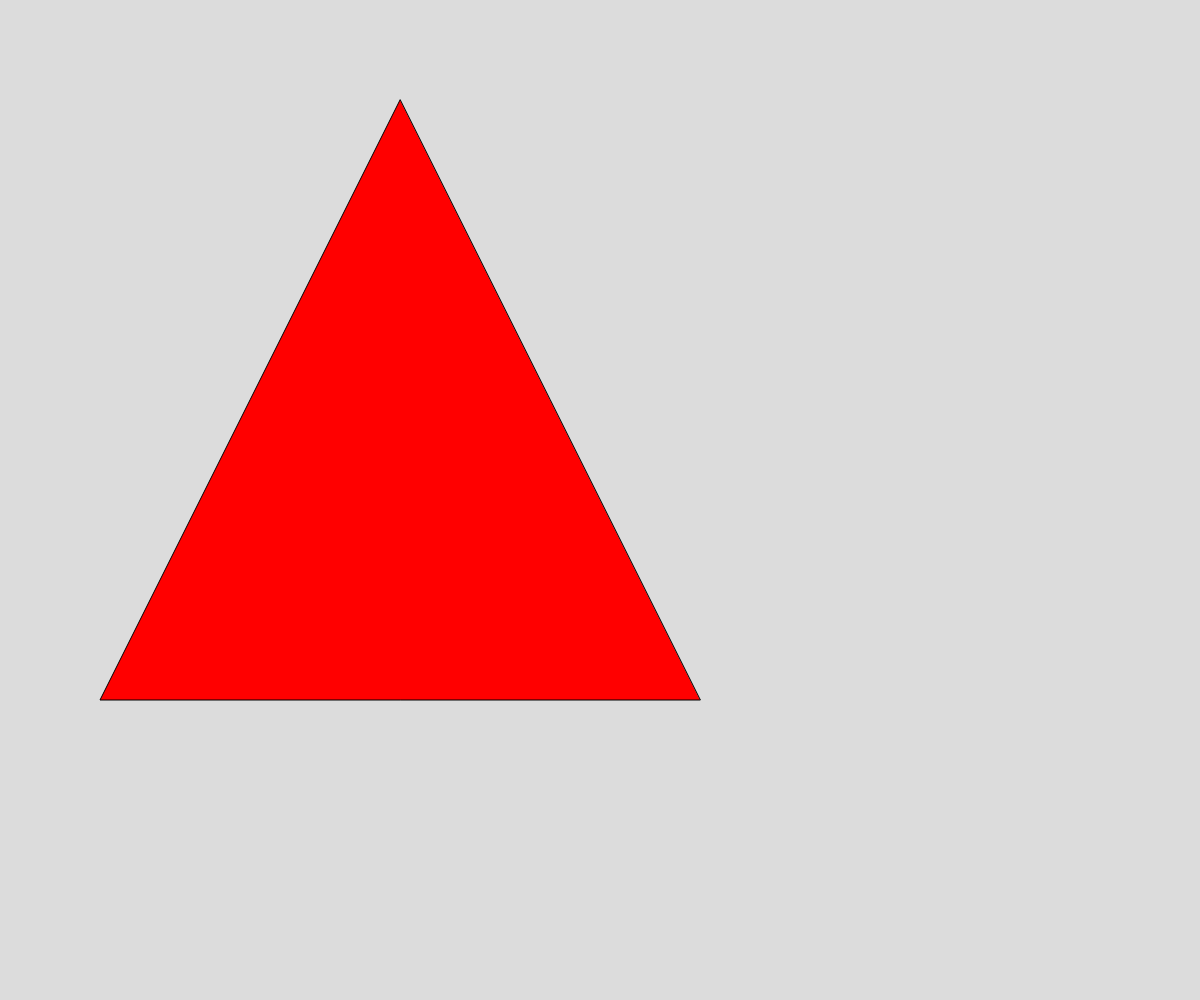
Frame 1 (no input)
Frame 60 (no input): identical to frame 1, image omitted
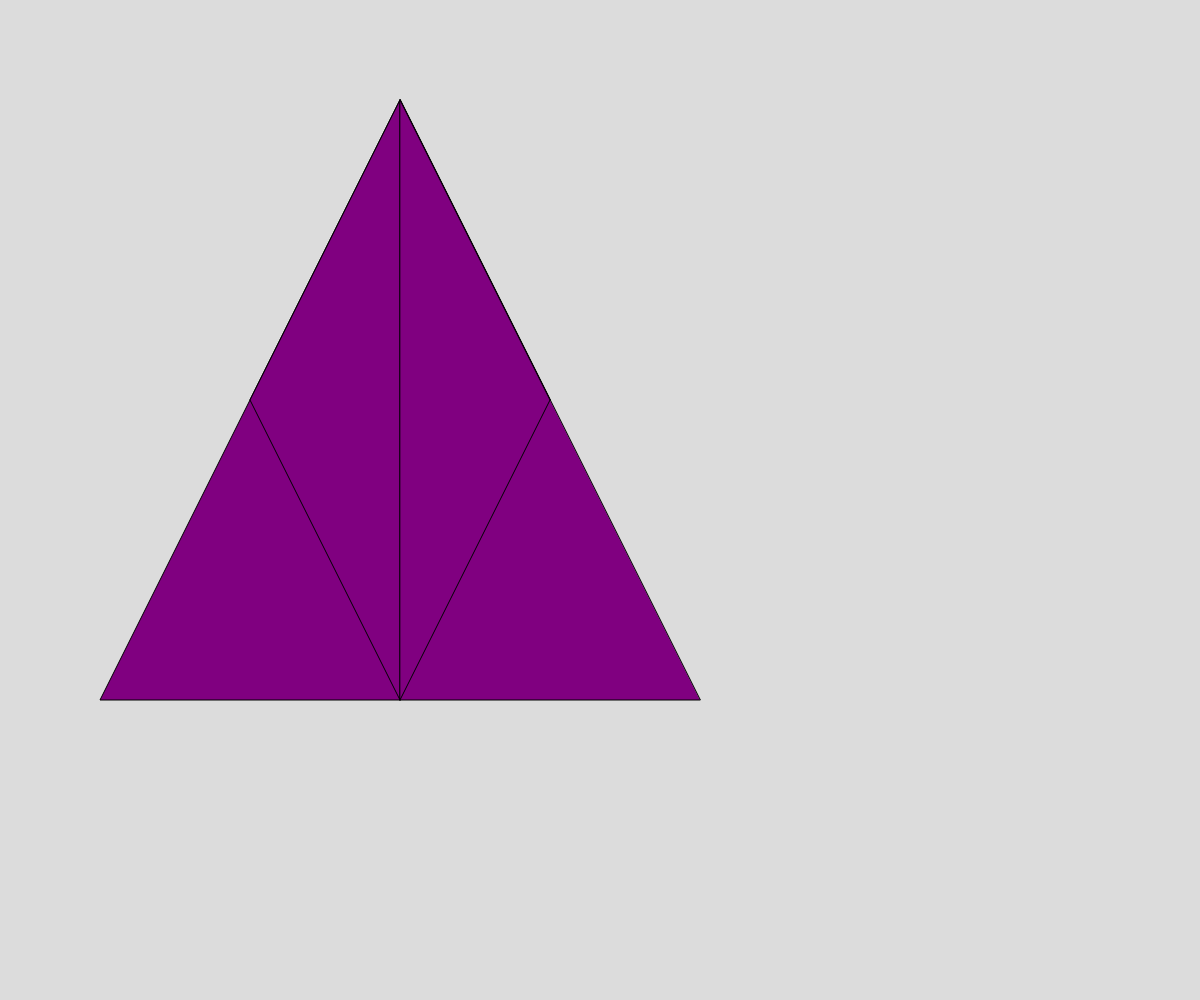
Frame 120 (the mouse pressed at the canvas centre since frame 60)

The p5.js sketch that drew these frames (run headless with seeded random() and noise() and a simulated clock; from frame 60 on, the mouse is pressed at the canvas centre):

// p5.js sketch
// ── sketch.js
// 

let triangleVerts = [
  {x:400, y:100},
  {x:100, y:700},
  {x:700 ,y:700}
];
let theDegree = 0;
let theColors = ["red","purple","green","orange","black","white","yellow","violet","blue"];
function setup(){
  createCanvas(windowWidth,windowHeight); 

}
function draw(){
  background(220);
  serpinksi(triangleVerts,theDegree);
}
function mousePressed(){
  if (theDegree < 5){
    theDegree++;
  }

}
function serpinksi(points,degree){
  fill(theColors[theDegree]);
  triangle(points[0].x,points[0].y,points[1].x,points[1].y,points[2].x,points[2].y);

  if(degree > 0){
    serpinksi([points[0],
      getMidPoint(points[0], points[1]),
      getMidPoint(points[0], points[2])], degree -1);
    serpinksi([points[0],
      getMidPoint(points[0], points[1]),
      getMidPoint(points[1], points[2])], degree -1);
    serpinksi([points[0],
      getMidPoint(points[0], points[2]),
      getMidPoint(points[1], points[2])], degree -1);
  }
}
function getMidPoint(point1,point2){
  let xDiff= point1.x + point2.x;
  let yDiff = point1.y + point2.y;
  let midPoint = {x:xDiff /2, y: yDiff / 2};
  return midPoint;
}
